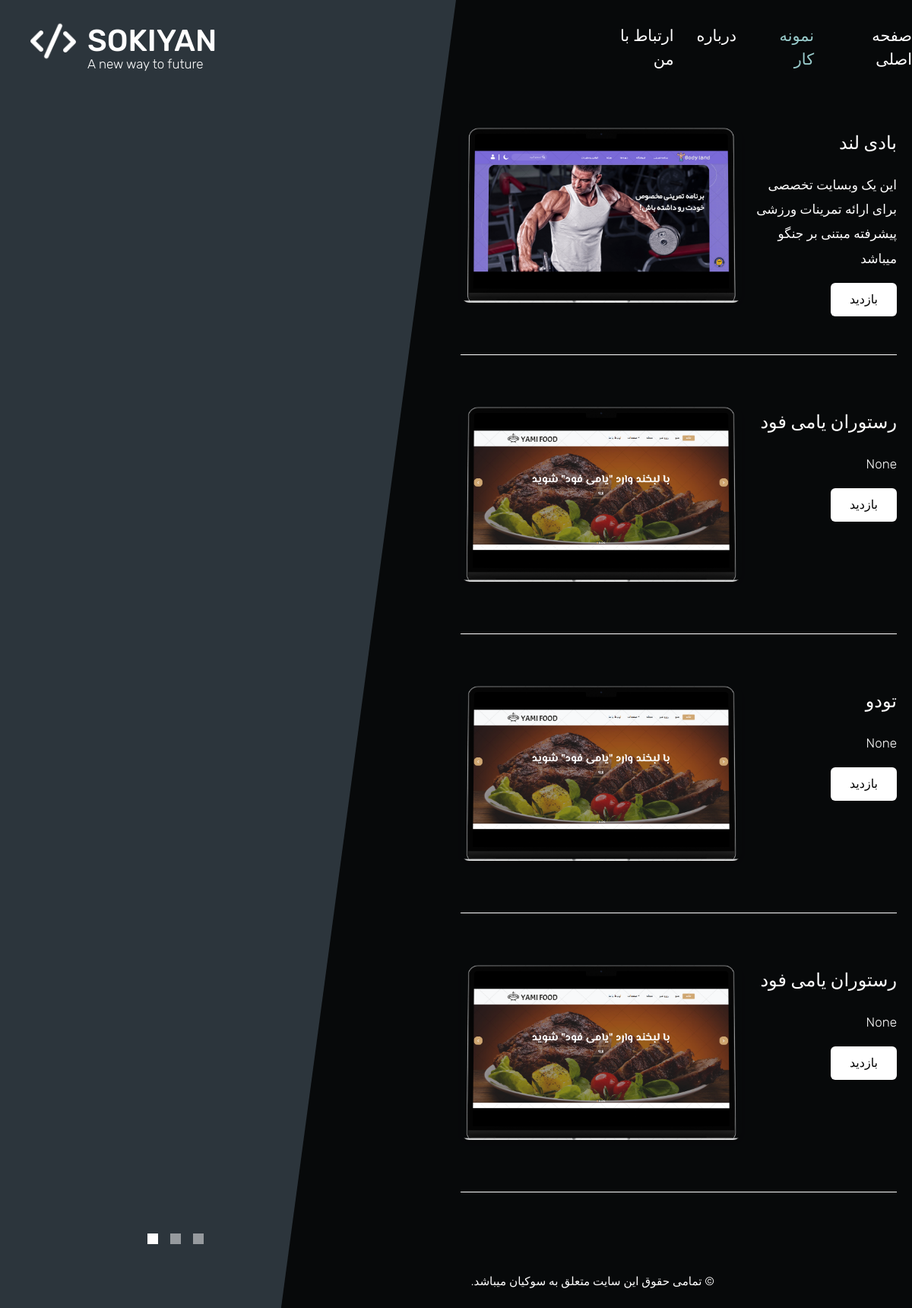
The app's page /service/, older data.
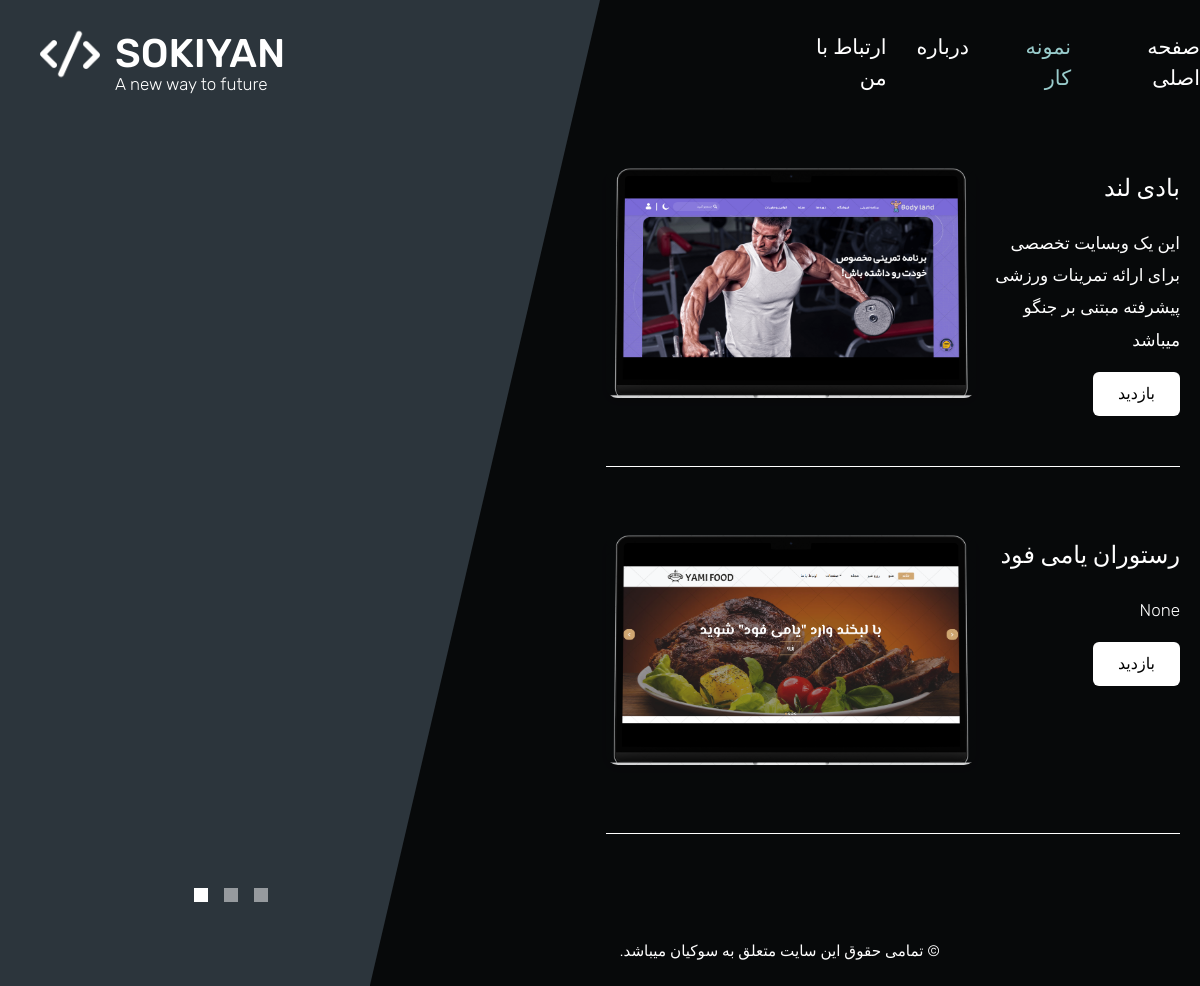
The same page, newer data.
### service/models.py (models this page shows)
class Service(models.Model):
    name = models.CharField(("نام وبسایت"), max_length=20)
    short_discription = models.TextField((" توضیحات کوتاه "), max_length=100, null=True, blank=True)
    long_discription = models.TextField((" توضیحات بلند "), null=True, blank=True)
    category = models.CharField(("دسته بندی"), max_length=20)
    lable = models.ImageField(("پوستر"),upload_to='image/', null=True, blank=True)
    link = models.CharField(("لینک"),max_length=50)
    frontend = models.CharField(max_length=100, null=True, blank=True)
    backend = models.CharField(max_length=100, null=True, blank=True)
    hosting = models.CharField(max_length=100, null=True, blank=True)
    authentication = models.CharField(max_length=100, null=True, blank=True)
    delivery_time = models.CharField(max_length=100, null=True, blank=True)
    pagespeed = models.DecimalField(max_digits=5,decimal_places=3,  null=True, blank=True)
    status = models.CharField(max_length=100, null=True, blank=True)
    pages = models.IntegerField(("تعداد صفحات"), max_length=3, default='1')
    media_management_system = models.CharField(("سیستم مدیریت محتوا"), null=True, blank=True)
    database = models.CharField(("پایگاه داده"), default='SQLite')
    language = models.CharField(('زبان'), null=True, blank=True )
    target_devices = models.CharField(("دستگاه های هدف"),  null=True, blank=True )
    image_1 = models.ImageField(('تصویر'), upload_to='image/', null=True, blank=True)
    image_2 = models.ImageField(('تصویر'), upload_to='image/', null=True, blank=True)
    image_3 = models.ImageField(('تصویر'), upload_to='image/', null=True, blank=True)
    image_4 = models.ImageField(('تصویر'), upload_to='image/', null=True, blank=True)
    image_5 = models.ImageField(('تصویر'), upload_to='image/', null=True, blank=True)
    image_6 = models.ImageField(('تصویر'), upload_to='image/', null=True, blank=True)
    image_7 = models.ImageField(('تصویر'), upload_to='image/', null=True, blank=True)
    image_8 = models.ImageField(('تصویر'), upload_to='image/', null=True, blank=True)

### service/views.py (the view)
# urls.py: path('', views.service_list, name='list'),
def service_list(request):
    services = Service.objects.all()
    return render(request, "service/service.html", {"services": services})

### service/templates/service/service.html (shortened to what this page needs)
{% extends 'base.html' %}
{% load static %}
{% block content %}
  <div class="tm-row">
    <main class="tm-col-right">
      <section class="tm-content" style="text-align: left;" dir="ltr">
          {% for service in services %}
            <div class="media my-3 mb-5 tm-service-media tm-service-media-img-l">
              <div class="media-body tm-service-text" style="direction: rtl; text-align: right;" >
                <br>
                <h2 class="mb-4 tm-content-title" >{{ service.name }}</h2>
                <p>{{ service.short_discription }}</p>
                <a href="{% url 'service:detail' service.pk %}" class="btn btn-primary">بازدید</a>
              </div>
            <img src="{{ service.lable.url }}" alt="Image" class="tm-service-img"
                  style="width: 370px; height: 230px; overflow: hidden; border-radius: 12px;
                          box-shadow: 0 4px 12px rgba(0, 0, 0, 0.1); margin: 20px auto;" />
            </div>
            <hr class="tm-full-hr mb-5" />
          {% endfor %}
      </section>
    </main>
  </div>
  <div class="tm-row">
    <div class="tm-col-left text-center">
      <ul class="tm-bg-controls-wrapper">
        <li class="tm-bg-control active" data-id="0"></li>
        <li class="tm-bg-control" data-id="1"></li>
        <li class="tm-bg-control" data-id="2"></li>
      </ul>
    </div>
  </div>
{% endblock %}

### templates/base.html (shortened to what this page needs)
{% load static %}
<!DOCTYPE html>
<html lang="en">
<head>
  <link rel="stylesheet" href="{% static 'css/bootstrap.min.css' %}">
  <link rel="stylesheet" href="{% static 'fontawesome/css/all.min.css' %}">
  <link rel="stylesheet" href="{% static 'css/style.css' %}">
  <link rel="stylesheet" href="https://unpkg.com/swiper@9/swiper-bundle.min.css">
  <link
    rel="stylesheet"
    href="https://cdnjs.cloudflare.com/ajax/libs/font-awesome/6.5.1/css/all.min.css"
  />
</head>
  <div class="tm-bg">
      <div class="tm-bg-left"></div>
      <div class="tm-bg-right"></div>
  </div>
<body>
    {% include "partials/_header.html" %}
    <div class="custom-body-font">
        {% block content %}
        {% endblock content %}
    </div>
	{% include "partials/_footer.html" %}
</body>

### templates/partials/_header.html (shortened to what this page needs)
<div class="tm-container">
    <div>
        <div class="tm-row pt-4">
            <div class="tm-col-left">
                <div class="tm-site-header media">
                    <img src="/static/img/code.png" alt="" class="site-logo">
                    <div class="media-body">
                        <h1 class="site-title">SOKIYAN</h1>
                        <p class="tm-slogon">A new way to future</p>
                    </div>
                </div>
            </div>
            <div class="tm-col-right" style="padding-left: 185px;">
                <nav class="navbar navbar-expand-lg" id="tm-main-nav">
                    <div class="collapse navbar-collapse tm-nav" id="navbar-nav">
                        <ul class="navbar-nav text-uppercase">
                            <li class="nav-item {% if request.path == '/contact/' %}active{% endif %}">
                                <a class="nav-link tm-nav-link" href="{% url 'contact' %}">ارتباط با من</a>
                            </li>
                            <li class="nav-item {% if request.path == '/about/' %}active{% endif %}">
                                <a class="nav-link tm-nav-link" href="{% url 'about' %}">درباره</a>
                            </li>
                            <li class="nav-item {% if request.path == '/service/' %}active{% endif %}">
                                <a class="nav-link tm-nav-link" href="{% url 'service:list' %}">نمونه کار</a>
                            </li>
                           <li class="nav-item {% if request.path == '/home/' %}active{% endif %}">
                                <a class="nav-link tm-nav-link" href="{% url 'home' %}">صفحه اصلی <span class="sr-only">(current)</span></a>
                            </li>
                        </ul>
                    </div>
                </nav>
            </div>
        </div>

### templates/partials/_footer.html (shortened to what this page needs)
<footer class="tm-site-footer text-right">
    <p class="mb-0">© تمامی حقوق این سایت متعلق به  <a rel="nofollow" target="_parent" href="https://sokiyan.ir" class="tm-text-link">سوکیان</a> میباشد.
    </p>
</footer>

### static/css/style.css (style rules this page uses)
body { font-family: 'Open Sans', Arial, sans-serif; font-family: "Rubik", sans-serif; font-size: 17px; font-weight: 300; overflow-x: hidden; color: white; background-color: #2C353C; }
a { transition: all 0.3s ease; text-decoration: none; }
ul { padding: 0; }
p { line-height: 1.9; }
.navbar-expand-lg { padding-left: 0; padding-right: 0; }
.navbar-expand-lg .navbar-nav .nav-link { padding: 0; }
.navbar-expand-lg .navbar-nav .tm-nav-link { font-size: 1.3rem; font-weight: 400; color: white; padding-bottom: 30px; }
.nav-item { margin-right: 60px; }
.nav-item:last-child { margin-right: 0; }
.nav-item.active .tm-nav-link, .nav-item:hover .tm-nav-link { color: #9CC; }
.tm-bg { position: absolute; left: 0; right: 0; width: 100%; height: 100%; display: flex; z-index: -1000; }
.tm-bg-left, .tm-bg-right { position: relative; width: 50%; height: 100%; }
.tm-bg-right { background-color: rgba(0, 0, 0, 0.831); }
.tm-bg-left { border-right: 230px solid rgba(0, 0, 0, 0.831); border-top: 200vh solid transparent; }
.tm-bg-controls-wrapper { display: inline-block; margin-left: -150px; }
.tm-bg-control { display: inline-block; width: 14px; height: 14px; background-color: rgba(255,255,255,0.5); margin: 6px; cursor: pointer; }
.tm-bg-control.active, .tm-bg-control:hover { background-color: white; }
.tm-container { width: 100%; height: 100%; min-height: 100vh; position: relative; display: flex; flex-direction: column; justify-content: space-between; }
.tm-row { display: flex; }
.tm-col-left { width: 51%; height: 100%; padding-left: 40px; padding-right: 40px; }
.tm-col-right { text-align: right; width: 50%; height: 100%; padding-left: 0px; padding-right: 0px; }
.tm-content { direction: rtl !important; text-align: right; max-width: 660px; margin-top: 10px; padding-right: 20px; }
.tm-content-title { font-size: 1.5rem; }
hr { border-top: 1px solid white; }
.btn { padding: 10px 25px; border-radius: 6px; }
.btn-primary { background-color: white; color: black; border: 0; }
.tm-site-footer { padding: 5px 0 20px; margin-left: 280px !important; margin-right: 200px !important; max-width: 660px; font-size: 0.95rem; }
.tm-text-link { color: white; }
.tm-service-text { max-width: 365px; }
.tm-service-img { margin-right: 25px; }
@media (max-width: 1200px) { .nav-item { margin-right: 30px; } }

### templates/partials/_header.html (style rules this page uses)
.site-logo { width: 60px; margin-right: 15px; }
.site-title { margin-top: 6px; margin-bottom: -10px; }
.tm-slogon { padding-bottom: -30px; }

### templates/partials/_footer.html (style rules this page uses)
.mb-0 { direction: rtl; cd }

Row changes from the older to the newer data that the page shows:
removed Service: name "تودو", short_discription "None", lable (picture)
removed Service: name "رستوران یامی فود", short_discription "None", lable (picture)
